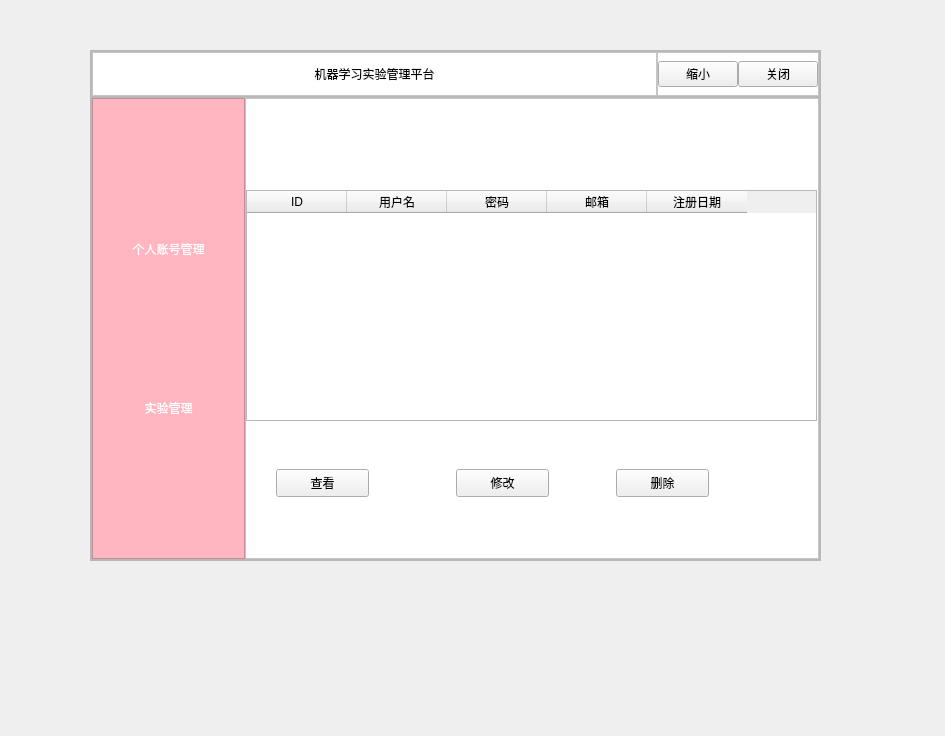
<?xml version="1.0" encoding="UTF-8"?>
<ui version="4.0">
 <class>ManageWindow</class>
 <widget class="QMainWindow" name="ManageWindow">
  <property name="geometry">
   <rect>
    <x>0</x>
    <y>0</y>
    <width>945</width>
    <height>736</height>
   </rect>
  </property>
  <property name="windowTitle">
   <string>MainWindow</string>
  </property>
  <widget class="QWidget" name="centralwidget">
   <widget class="QFrame" name="frame">
    <property name="geometry">
     <rect>
      <x>90</x>
      <y>50</y>
      <width>731</width>
      <height>511</height>
     </rect>
    </property>
    <property name="minimumSize">
     <size>
      <width>731</width>
      <height>511</height>
     </size>
    </property>
    <property name="styleSheet">
     <string notr="true"/>
    </property>
    <property name="frameShape">
     <enum>QFrame::StyledPanel</enum>
    </property>
    <property name="frameShadow">
     <enum>QFrame::Raised</enum>
    </property>
    <layout class="QVBoxLayout" name="verticalLayout">
     <property name="spacing">
      <number>0</number>
     </property>
     <property name="leftMargin">
      <number>0</number>
     </property>
     <property name="topMargin">
      <number>0</number>
     </property>
     <property name="rightMargin">
      <number>0</number>
     </property>
     <property name="bottomMargin">
      <number>0</number>
     </property>
     <item>
      <widget class="QFrame" name="frame_2">
       <property name="sizePolicy">
        <sizepolicy hsizetype="Preferred" vsizetype="Expanding">
         <horstretch>0</horstretch>
         <verstretch>1</verstretch>
        </sizepolicy>
       </property>
       <property name="styleSheet">
        <string notr="true"/>
       </property>
       <property name="frameShape">
        <enum>QFrame::StyledPanel</enum>
       </property>
       <property name="frameShadow">
        <enum>QFrame::Raised</enum>
       </property>
       <layout class="QHBoxLayout" name="horizontalLayout">
        <property name="spacing">
         <number>0</number>
        </property>
        <property name="leftMargin">
         <number>0</number>
        </property>
        <property name="topMargin">
         <number>0</number>
        </property>
        <property name="rightMargin">
         <number>0</number>
        </property>
        <property name="bottomMargin">
         <number>0</number>
        </property>
        <item>
         <widget class="QFrame" name="frame_4">
          <property name="sizePolicy">
           <sizepolicy hsizetype="Expanding" vsizetype="Preferred">
            <horstretch>15</horstretch>
            <verstretch>0</verstretch>
           </sizepolicy>
          </property>
          <property name="styleSheet">
           <string notr="true">#frame_4 {
    background-color: rgba(255,255,255); 
}</string>
          </property>
          <property name="frameShape">
           <enum>QFrame::StyledPanel</enum>
          </property>
          <property name="frameShadow">
           <enum>QFrame::Raised</enum>
          </property>
          <layout class="QHBoxLayout" name="horizontalLayout_2">
           <property name="spacing">
            <number>0</number>
           </property>
           <property name="leftMargin">
            <number>0</number>
           </property>
           <property name="topMargin">
            <number>0</number>
           </property>
           <property name="rightMargin">
            <number>0</number>
           </property>
           <property name="bottomMargin">
            <number>0</number>
           </property>
           <item>
            <widget class="QPushButton" name="pushButton">
             <property name="styleSheet">
              <string notr="true">QPushButton:hover {
    padding-bottom: 5px; /* 鼠标悬停时按钮底部内边距为5px */
}

QPushButton {
    border: none; /* 移除按钮边框 */
}</string>
             </property>
             <property name="text">
              <string>机器学习实验管理平台</string>
             </property>
            </widget>
           </item>
          </layout>
         </widget>
        </item>
        <item>
         <widget class="QFrame" name="frame_5">
          <property name="sizePolicy">
           <sizepolicy hsizetype="Expanding" vsizetype="Preferred">
            <horstretch>1</horstretch>
            <verstretch>0</verstretch>
           </sizepolicy>
          </property>
          <property name="styleSheet">
           <string notr="true">QPushButton:hover{
padding-bottom:5px;
}
#frame_5 {
    background-color: rgba(255,255,255); 
}</string>
          </property>
          <property name="frameShape">
           <enum>QFrame::StyledPanel</enum>
          </property>
          <property name="frameShadow">
           <enum>QFrame::Raised</enum>
          </property>
          <layout class="QHBoxLayout" name="horizontalLayout_3">
           <property name="spacing">
            <number>0</number>
           </property>
           <property name="leftMargin">
            <number>0</number>
           </property>
           <property name="topMargin">
            <number>0</number>
           </property>
           <property name="rightMargin">
            <number>0</number>
           </property>
           <property name="bottomMargin">
            <number>0</number>
           </property>
           <item>
            <widget class="QPushButton" name="pushButton_Minimize">
             <property name="text">
              <string>缩小</string>
             </property>
             <property name="icon">
              <iconset>
               <normaloff>C:/Users/26306/.designer/icon/花花.png</normaloff>C:/Users/26306/.designer/icon/花花.png</iconset>
             </property>
            </widget>
           </item>
           <item>
            <widget class="QPushButton" name="pushButton_Close2">
             <property name="text">
              <string>关闭</string>
             </property>
             <property name="icon">
              <iconset>
               <normaloff>C:/Users/26306/.designer/icon/郁金香.png</normaloff>C:/Users/26306/.designer/icon/郁金香.png</iconset>
             </property>
            </widget>
           </item>
          </layout>
         </widget>
        </item>
       </layout>
      </widget>
     </item>
     <item>
      <widget class="QFrame" name="frame_3">
       <property name="sizePolicy">
        <sizepolicy hsizetype="Preferred" vsizetype="Expanding">
         <horstretch>0</horstretch>
         <verstretch>10</verstretch>
        </sizepolicy>
       </property>
       <property name="frameShape">
        <enum>QFrame::StyledPanel</enum>
       </property>
       <property name="frameShadow">
        <enum>QFrame::Raised</enum>
       </property>
       <layout class="QHBoxLayout" name="horizontalLayout_4">
        <property name="spacing">
         <number>0</number>
        </property>
        <property name="leftMargin">
         <number>0</number>
        </property>
        <property name="topMargin">
         <number>0</number>
        </property>
        <property name="rightMargin">
         <number>0</number>
        </property>
        <property name="bottomMargin">
         <number>0</number>
        </property>
        <item>
         <widget class="QFrame" name="frame_6">
          <property name="sizePolicy">
           <sizepolicy hsizetype="Expanding" vsizetype="Preferred">
            <horstretch>4</horstretch>
            <verstretch>0</verstretch>
           </sizepolicy>
          </property>
          <property name="styleSheet">
           <string notr="true">#frame_6 {
    background-color: rgba(255, 182, 193); /* 半透明的淡粉色背景 */
}

QPushButton {
    border: none; /* 无边框 */
    color: rgb(255, 255, 255); /* 文字颜色为白色 */
    font: 14pt &quot;隶书&quot;; /* 修正字体大小和字体族的声明 */
}

QPushButton:hover {
    color: rgb(189, 189, 189); /* 鼠标悬停时的文字颜色 */
}
QPushButton:pressed {
    color: rgb(100, 100, 100); /* 按钮被按下时的文字颜色 */
}</string>
          </property>
          <property name="frameShape">
           <enum>QFrame::StyledPanel</enum>
          </property>
          <property name="frameShadow">
           <enum>QFrame::Raised</enum>
          </property>
          <layout class="QVBoxLayout" name="verticalLayout_2">
           <property name="spacing">
            <number>0</number>
           </property>
           <property name="leftMargin">
            <number>0</number>
           </property>
           <property name="topMargin">
            <number>0</number>
           </property>
           <property name="rightMargin">
            <number>0</number>
           </property>
           <property name="bottomMargin">
            <number>0</number>
           </property>
           <item>
            <widget class="QPushButton" name="pushButton_Admin">
             <property name="text">
              <string>个人账号管理</string>
             </property>
            </widget>
           </item>
           <item>
            <widget class="QPushButton" name="pushButton_Experiments">
             <property name="text">
              <string>实验管理</string>
             </property>
            </widget>
           </item>
          </layout>
         </widget>
        </item>
        <item>
         <widget class="QFrame" name="frame_7">
          <property name="sizePolicy">
           <sizepolicy hsizetype="Expanding" vsizetype="Preferred">
            <horstretch>15</horstretch>
            <verstretch>0</verstretch>
           </sizepolicy>
          </property>
          <property name="styleSheet">
           <string notr="true">#frame_7 {
    background-color: rgba(255,255,255); 
}</string>
          </property>
          <property name="frameShape">
           <enum>QFrame::StyledPanel</enum>
          </property>
          <property name="frameShadow">
           <enum>QFrame::Raised</enum>
          </property>
          <layout class="QVBoxLayout" name="verticalLayout_3">
           <property name="spacing">
            <number>0</number>
           </property>
           <property name="leftMargin">
            <number>0</number>
           </property>
           <property name="topMargin">
            <number>0</number>
           </property>
           <property name="rightMargin">
            <number>0</number>
           </property>
           <property name="bottomMargin">
            <number>0</number>
           </property>
           <item>
            <widget class="QStackedWidget" name="stackedWidget">
             <property name="currentIndex">
              <number>0</number>
             </property>
             <widget class="QWidget" name="page">
              <widget class="QTableWidget" name="tableWidget">
               <property name="geometry">
                <rect>
                 <x>0</x>
                 <y>91</y>
                 <width>571</width>
                 <height>231</height>
                </rect>
               </property>
               <column>
                <property name="text">
                 <string>ID</string>
                </property>
               </column>
               <column>
                <property name="text">
                 <string>用户名</string>
                </property>
               </column>
               <column>
                <property name="text">
                 <string>密码</string>
                </property>
               </column>
               <column>
                <property name="text">
                 <string>邮箱</string>
                </property>
               </column>
               <column>
                <property name="text">
                 <string>注册日期</string>
                </property>
               </column>
              </widget>
              <widget class="QPushButton" name="pushButton_look">
               <property name="geometry">
                <rect>
                 <x>30</x>
                 <y>370</y>
                 <width>93</width>
                 <height>28</height>
                </rect>
               </property>
               <property name="text">
                <string>查看</string>
               </property>
              </widget>
              <widget class="QPushButton" name="pushButton_modify">
               <property name="geometry">
                <rect>
                 <x>210</x>
                 <y>370</y>
                 <width>93</width>
                 <height>28</height>
                </rect>
               </property>
               <property name="text">
                <string>修改</string>
               </property>
              </widget>
              <widget class="QPushButton" name="pushButton_delect">
               <property name="geometry">
                <rect>
                 <x>370</x>
                 <y>370</y>
                 <width>93</width>
                 <height>28</height>
                </rect>
               </property>
               <property name="text">
                <string>删除</string>
               </property>
              </widget>
             </widget>
             <widget class="QWidget" name="page_3">
              <layout class="QGridLayout" name="gridLayout">
               <item row="2" column="3">
                <widget class="QLineEdit" name="lineEdit_Email"/>
               </item>
               <item row="2" column="1">
                <widget class="QLineEdit" name="lineEdit_password"/>
               </item>
               <item row="3" column="1">
                <widget class="QLineEdit" name="lineEdit_gender"/>
               </item>
               <item row="0" column="3">
                <widget class="QLineEdit" name="lineEdit_name"/>
               </item>
               <item row="4" column="1">
                <widget class="QPushButton" name="pushButton_look_3">
                 <property name="text">
                  <string>查看</string>
                 </property>
                </widget>
               </item>
               <item row="2" column="0">
                <widget class="QLabel" name="label_2">
                 <property name="text">
                  <string> 密码：</string>
                 </property>
                </widget>
               </item>
               <item row="3" column="0">
                <widget class="QLabel" name="label_3">
                 <property name="text">
                  <string> 性别：</string>
                 </property>
                </widget>
               </item>
               <item row="3" column="3">
                <widget class="QLineEdit" name="lineEdit_date"/>
               </item>
               <item row="0" column="1">
                <widget class="QLineEdit" name="lineEdit_ID"/>
               </item>
               <item row="4" column="3">
                <widget class="QPushButton" name="pushButton_modify_3">
                 <property name="text">
                  <string>修改</string>
                 </property>
                </widget>
               </item>
               <item row="0" column="2">
                <widget class="QLabel" name="label_4">
                 <property name="text">
                  <string>    用户名：</string>
                 </property>
                </widget>
               </item>
               <item row="0" column="0">
                <widget class="QLabel" name="label">
                 <property name="text">
                  <string>  ID:</string>
                 </property>
                </widget>
               </item>
               <item row="2" column="2">
                <widget class="QLabel" name="label_5">
                 <property name="text">
                  <string>      邮箱：</string>
                 </property>
                </widget>
               </item>
               <item row="3" column="2">
                <widget class="QLabel" name="label_6">
                 <property name="text">
                  <string>  注册时间：</string>
                 </property>
                </widget>
               </item>
              </layout>
             </widget>
             <widget class="QWidget" name="page_2">
              <widget class="QTableWidget" name="tableWidget_2">
               <property name="geometry">
                <rect>
                 <x>0</x>
                 <y>80</y>
                 <width>571</width>
                 <height>241</height>
                </rect>
               </property>
               <column>
                <property name="text">
                 <string>用户ID</string>
                </property>
               </column>
               <column>
                <property name="text">
                 <string>实验ID</string>
                </property>
               </column>
               <column>
                <property name="text">
                 <string>模型名</string>
                </property>
               </column>
               <column>
                <property name="text">
                 <string>预测数据路径</string>
                </property>
               </column>
               <column>
                <property name="text">
                 <string>实验结果</string>
                </property>
               </column>
               <column>
                <property name="text">
                 <string>实验时间</string>
                </property>
               </column>
              </widget>
              <widget class="QPushButton" name="pushButton_look_2">
               <property name="geometry">
                <rect>
                 <x>30</x>
                 <y>370</y>
                 <width>93</width>
                 <height>28</height>
                </rect>
               </property>
               <property name="text">
                <string>查看</string>
               </property>
              </widget>
              <widget class="QPushButton" name="pushButton_modify_2">
               <property name="geometry">
                <rect>
                 <x>200</x>
                 <y>370</y>
                 <width>93</width>
                 <height>28</height>
                </rect>
               </property>
               <property name="text">
                <string>修改</string>
               </property>
              </widget>
              <widget class="QPushButton" name="pushButton_delect_2">
               <property name="geometry">
                <rect>
                 <x>400</x>
                 <y>370</y>
                 <width>93</width>
                 <height>28</height>
                </rect>
               </property>
               <property name="text">
                <string>删除</string>
               </property>
              </widget>
             </widget>
             <widget class="QWidget" name="page_4">
              <layout class="QGridLayout" name="gridLayout_2">
               <item row="6" column="1">
                <widget class="QPushButton" name="pushButton_look_4">
                 <property name="text">
                  <string>查看</string>
                 </property>
                </widget>
               </item>
               <item row="2" column="1">
                <widget class="QLineEdit" name="lineEdit_model"/>
               </item>
               <item row="1" column="1">
                <widget class="QLineEdit" name="lineEdit_experiment_ID"/>
               </item>
               <item row="5" column="0">
                <widget class="QLabel" name="label_11">
                 <property name="text">
                  <string> 预测数据：</string>
                 </property>
                </widget>
               </item>
               <item row="5" column="2">
                <widget class="QLabel" name="label_12">
                 <property name="text">
                  <string> 实验结果：</string>
                 </property>
                </widget>
               </item>
               <item row="5" column="3">
                <widget class="QLineEdit" name="lineEdit_experiment_result"/>
               </item>
               <item row="6" column="3">
                <widget class="QPushButton" name="pushButton_modify_4">
                 <property name="text">
                  <string>修改</string>
                 </property>
                </widget>
               </item>
               <item row="2" column="0">
                <widget class="QLabel" name="label_9">
                 <property name="text">
                  <string>  模型名：</string>
                 </property>
                </widget>
               </item>
               <item row="1" column="3">
                <widget class="QLineEdit" name="lineEdit_user_ID"/>
               </item>
               <item row="1" column="0">
                <widget class="QLabel" name="label_7">
                 <property name="text">
                  <string>  实验ID：</string>
                 </property>
                </widget>
               </item>
               <item row="2" column="2">
                <widget class="QLabel" name="label_10">
                 <property name="text">
                  <string> 实验时间：</string>
                 </property>
                </widget>
               </item>
               <item row="1" column="2">
                <widget class="QLabel" name="label_8">
                 <property name="text">
                  <string>  用户ID：</string>
                 </property>
                </widget>
               </item>
               <item row="2" column="3">
                <widget class="QLineEdit" name="lineEdit_experiment_date"/>
               </item>
               <item row="5" column="1">
                <widget class="QLineEdit" name="lineEdit_experiment_image"/>
               </item>
              </layout>
             </widget>
            </widget>
           </item>
          </layout>
         </widget>
        </item>
       </layout>
      </widget>
     </item>
    </layout>
   </widget>
  </widget>
 </widget>
 <resources/>
 <connections>
  <connection>
   <sender>pushButton_Close2</sender>
   <signal>clicked()</signal>
   <receiver>ManageWindow</receiver>
   <slot>close()</slot>
   <hints>
    <hint type="sourcelabel">
     <x>752</x>
     <y>71</y>
    </hint>
    <hint type="destinationlabel">
     <x>889</x>
     <y>42</y>
    </hint>
   </hints>
  </connection>
  <connection>
   <sender>pushButton_Minimize</sender>
   <signal>clicked()</signal>
   <receiver>ManageWindow</receiver>
   <slot>hide()</slot>
   <hints>
    <hint type="sourcelabel">
     <x>678</x>
     <y>65</y>
    </hint>
    <hint type="destinationlabel">
     <x>628</x>
     <y>22</y>
    </hint>
   </hints>
  </connection>
 </connections>
</ui>
